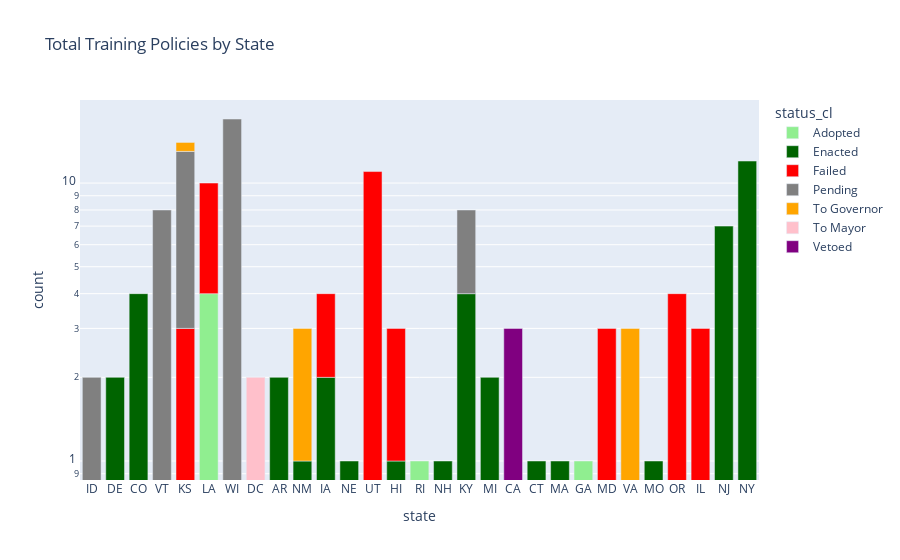
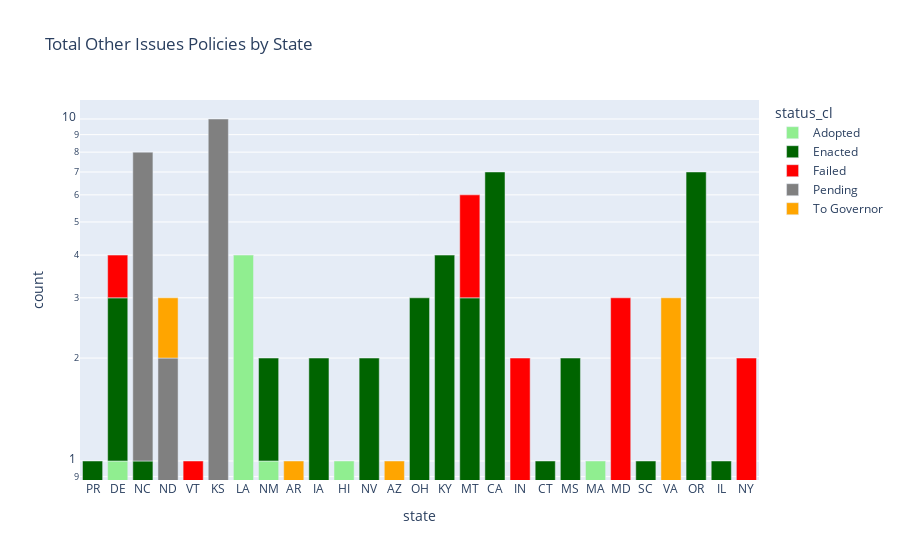
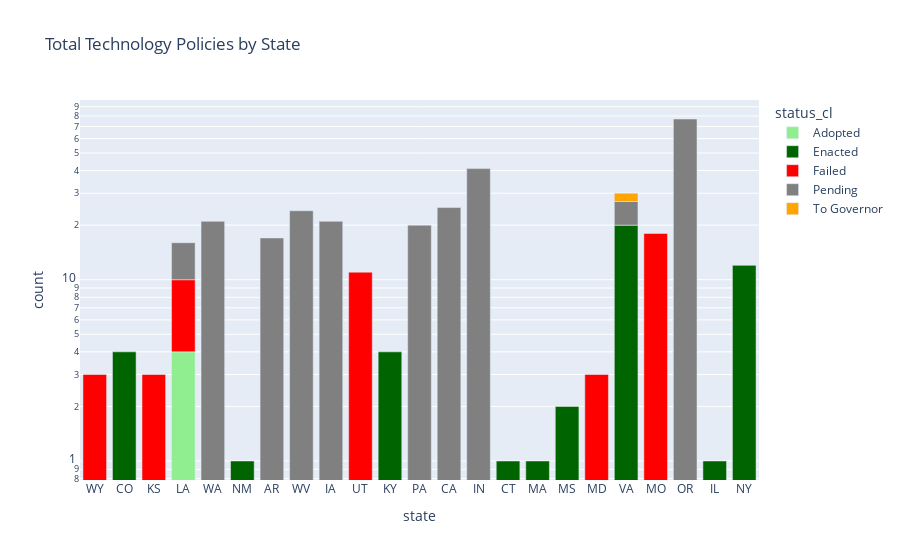
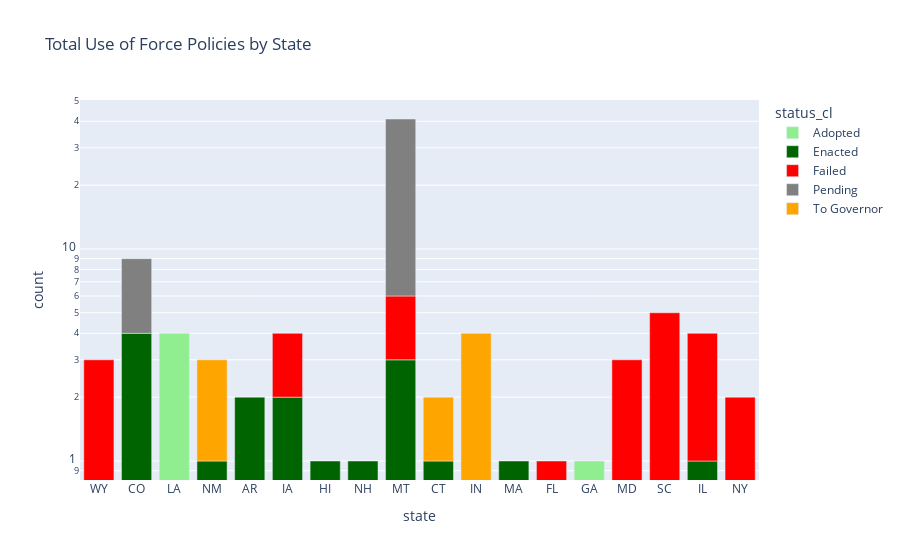

Notebook code for these charts, in order:
### Code cell
for topic in unique_topics:
    fig = px.bar(state_policies_stat[state_policies_stat[topic]==1], x="state", y="count", color="status_cl", title=f"Total {topic} Policies by State", log_y=True, 
                 color_discrete_sequence = ['lightgreen', 'darkgreen', 'red', "grey", "orange", "pink", "purple", "cyan", "lightblue"])
    fig.update_layout(xaxis={'categoryorder':'array', 'categoryarray': state_policies_stat[state_policies_stat[topic]==1].sort_values(["tot_policies"])['state'].values})
    fig.show()

### Figure 1 — Plotly figure (JSON) as saved in the notebook; plotly's stock layout.template omitted (floating-point values rounded to 4 significant figures)
{"data": [{"alignmentgroup": "True", "hovertemplate": "status_cl=Adopted<br>state=%{x}<br>count=%{y}<extra></extra>", "legendgroup": "Adopted", "marker": {"color": "lightgreen"}, "name": "Adopted", "offsetgroup": "Adopted", "orientation": "v", "showlegend": true, "textposition": "auto", "type": "bar", "x": ["GA", "LA", "RI"], "xaxis": "x", "y": [1, 4, 1], "yaxis": "y"}, {"alignmentgroup": "True", "hovertemplate": "status_cl=Enacted<br>state=%{x}<br>count=%{y}<extra></extra>", "legendgroup": "Enacted", "marker": {"color": "darkgreen"}, "name": "Enacted", "offsetgroup": "Enacted", "orientation": "v", "showlegend": true, "textposition": "auto", "type": "bar", "x": ["AR", "CO", "CT", "DE", "HI", "IA", "KY", "MA", "MI", "MO", "NE", "NH", "NJ", "NM", "NY"], "xaxis": "x", "y": [2, 4, 1, 2, 1, 2, 4, 1, 2, 1, 1, 1, 7, 1, 12], "yaxis": "y"}, {"alignmentgroup": "True", "hovertemplate": "status_cl=Failed<br>state=%{x}<br>count=%{y}<extra></extra>", "legendgroup": "Failed", "marker": {"color": "red"}, "name": "Failed", "offsetgroup": "Failed", "orientation": "v", "showlegend": true, "textposition": "auto", "type": "bar", "x": ["HI", "IA", "IL", "KS", "LA", "MD", "OR", "UT"], "xaxis": "x", "y": [2, 2, 3, 3, 6, 3, 4, 11], "yaxis": "y"}, {"alignmentgroup": "True", "hovertemplate": "status_cl=Pending<br>state=%{x}<br>count=%{y}<extra></extra>", "legendgroup": "Pending", "marker": {"color": "grey"}, "name": "Pending", "offsetgroup": "Pending", "orientation": "v", "showlegend": true, "textposition": "auto", "type": "bar", "x": ["ID", "KS", "KY", "VT", "WI"], "xaxis": "x", "y": [2, 10, 4, 8, 17], "yaxis": "y"}, {"alignmentgroup": "True", "hovertemplate": "status_cl=To Governor<br>state=%{x}<br>count=%{y}<extra></extra>", "legendgroup": "To Governor", "marker": {"color": "orange"}, "name": "To Governor", "offsetgroup": "To Governor", "orientation": "v", "showlegend": true, "textposition": "auto", "type": "bar", "x": ["KS", "NM", "VA"], "xaxis": "x", "y": [1, 2, 3], "yaxis": "y"}, {"alignmentgroup": "True", "hovertemplate": "status_cl=To Mayor<br>state=%{x}<br>count=%{y}<extra></extra>", "legendgroup": "To Mayor", "marker": {"color": "pink"}, "name": "To Mayor", "offsetgroup": "To Mayor", "orientation": "v", "showlegend": true, "textposition": "auto", "type": "bar", "x": ["DC"], "xaxis": "x", "y": [2], "yaxis": "y"}, {"alignmentgroup": "True", "hovertemplate": "status_cl=Vetoed<br>state=%{x}<br>count=%{y}<extra></extra>", "legendgroup": "Vetoed", "marker": {"color": "purple"}, "name": "Vetoed", "offsetgroup": "Vetoed", "orientation": "v", "showlegend": true, "textposition": "auto", "type": "bar", "x": ["CA"], "xaxis": "x", "y": [3], "yaxis": "y"}], "layout": {"autosize": true, "barmode": "relative", "legend": {"title": {"text": "status_cl"}, "tracegroupgap": 0}, "title": {"text": "Total Training Policies by State"}, "xaxis": {"anchor": "y", "autorange": true, "categoryarray": ["ID", "DE", "CO", "VT", "KS", "KS", "KS", "LA", "LA", "WI", "DC", "AR", "NM", "NM", "IA", "IA", "NE", "UT", "HI", "HI", "RI", "NH", "KY", "KY", "MI", "CA", "CT", "MA", "GA", "MD", "VA", "MO", "OR", "IL", "NJ", "NY"], "categoryorder": "array", "domain": [0, 1], "range": [-0.5, 28.5], "title": {"text": "state"}, "type": "category"}, "yaxis": {"anchor": "x", "autorange": true, "domain": [0, 1], "range": [-0.06836, 1.299], "title": {"text": "count"}, "type": "log"}}}

### Figure 2 — Plotly figure (JSON) as saved in the notebook; plotly's stock layout.template omitted (floating-point values rounded to 4 significant figures)
{"data": [{"alignmentgroup": "True", "hovertemplate": "status_cl=Adopted<br>state=%{x}<br>count=%{y}<extra></extra>", "legendgroup": "Adopted", "marker": {"color": "lightgreen"}, "name": "Adopted", "offsetgroup": "Adopted", "orientation": "v", "showlegend": true, "textposition": "auto", "type": "bar", "x": ["DE", "HI", "LA", "MA", "NM"], "xaxis": "x", "y": [1, 1, 4, 1, 1], "yaxis": "y"}, {"alignmentgroup": "True", "hovertemplate": "status_cl=Enacted<br>state=%{x}<br>count=%{y}<extra></extra>", "legendgroup": "Enacted", "marker": {"color": "darkgreen"}, "name": "Enacted", "offsetgroup": "Enacted", "orientation": "v", "showlegend": true, "textposition": "auto", "type": "bar", "x": ["CA", "CT", "DE", "IA", "IL", "KY", "MS", "MT", "NC", "NM", "NV", "OH", "OR", "PR", "SC"], "xaxis": "x", "y": [7, 1, 2, 2, 1, 4, 2, 3, 1, 1, 2, 3, 7, 1, 1], "yaxis": "y"}, {"alignmentgroup": "True", "hovertemplate": "status_cl=Failed<br>state=%{x}<br>count=%{y}<extra></extra>", "legendgroup": "Failed", "marker": {"color": "red"}, "name": "Failed", "offsetgroup": "Failed", "orientation": "v", "showlegend": true, "textposition": "auto", "type": "bar", "x": ["DE", "IN", "MD", "MT", "NY", "VT"], "xaxis": "x", "y": [1, 2, 3, 3, 2, 1], "yaxis": "y"}, {"alignmentgroup": "True", "hovertemplate": "status_cl=Pending<br>state=%{x}<br>count=%{y}<extra></extra>", "legendgroup": "Pending", "marker": {"color": "grey"}, "name": "Pending", "offsetgroup": "Pending", "orientation": "v", "showlegend": true, "textposition": "auto", "type": "bar", "x": ["KS", "NC", "ND"], "xaxis": "x", "y": [10, 7, 2], "yaxis": "y"}, {"alignmentgroup": "True", "hovertemplate": "status_cl=To Governor<br>state=%{x}<br>count=%{y}<extra></extra>", "legendgroup": "To Governor", "marker": {"color": "orange"}, "name": "To Governor", "offsetgroup": "To Governor", "orientation": "v", "showlegend": true, "textposition": "auto", "type": "bar", "x": ["AR", "AZ", "ND", "VA"], "xaxis": "x", "y": [1, 1, 1, 3], "yaxis": "y"}], "layout": {"autosize": true, "barmode": "relative", "legend": {"title": {"text": "status_cl"}, "tracegroupgap": 0}, "title": {"text": "Total Other Issues Policies by State"}, "xaxis": {"anchor": "y", "autorange": true, "categoryarray": ["PR", "DE", "DE", "DE", "NC", "NC", "ND", "ND", "VT", "KS", "LA", "NM", "AR", "NM", "IA", "HI", "NV", "AZ", "OH", "KY", "MT", "MT", "CA", "IN", "CT", "MS", "MA", "MD", "SC", "VA", "OR", "IL", "NY"], "categoryorder": "array", "domain": [0, 1], "range": [-0.5, 26.5], "title": {"text": "state"}, "type": "category"}, "yaxis": {"anchor": "x", "autorange": true, "domain": [0, 1], "range": [-0.05556, 1.056], "title": {"text": "count"}, "type": "log"}}}

### Figure 3 — Plotly figure (JSON) as saved in the notebook; plotly's stock layout.template omitted (floating-point values rounded to 4 significant figures)
{"data": [{"alignmentgroup": "True", "hovertemplate": "status_cl=Adopted<br>state=%{x}<br>count=%{y}<extra></extra>", "legendgroup": "Adopted", "marker": {"color": "lightgreen"}, "name": "Adopted", "offsetgroup": "Adopted", "orientation": "v", "showlegend": true, "textposition": "auto", "type": "bar", "x": ["LA"], "xaxis": "x", "y": [4], "yaxis": "y"}, {"alignmentgroup": "True", "hovertemplate": "status_cl=Enacted<br>state=%{x}<br>count=%{y}<extra></extra>", "legendgroup": "Enacted", "marker": {"color": "darkgreen"}, "name": "Enacted", "offsetgroup": "Enacted", "orientation": "v", "showlegend": true, "textposition": "auto", "type": "bar", "x": ["CO", "CT", "IL", "KY", "MA", "MS", "NM", "NY", "VA"], "xaxis": "x", "y": [4, 1, 1, 4, 1, 2, 1, 12, 20], "yaxis": "y"}, {"alignmentgroup": "True", "hovertemplate": "status_cl=Failed<br>state=%{x}<br>count=%{y}<extra></extra>", "legendgroup": "Failed", "marker": {"color": "red"}, "name": "Failed", "offsetgroup": "Failed", "orientation": "v", "showlegend": true, "textposition": "auto", "type": "bar", "x": ["KS", "LA", "MD", "MO", "UT", "WY"], "xaxis": "x", "y": [3, 6, 3, 18, 11, 3], "yaxis": "y"}, {"alignmentgroup": "True", "hovertemplate": "status_cl=Pending<br>state=%{x}<br>count=%{y}<extra></extra>", "legendgroup": "Pending", "marker": {"color": "grey"}, "name": "Pending", "offsetgroup": "Pending", "orientation": "v", "showlegend": true, "textposition": "auto", "type": "bar", "x": ["AR", "CA", "IA", "IN", "LA", "OR", "PA", "VA", "WA", "WV"], "xaxis": "x", "y": [17, 25, 21, 41, 6, 77, 20, 7, 21, 24], "yaxis": "y"}, {"alignmentgroup": "True", "hovertemplate": "status_cl=To Governor<br>state=%{x}<br>count=%{y}<extra></extra>", "legendgroup": "To Governor", "marker": {"color": "orange"}, "name": "To Governor", "offsetgroup": "To Governor", "orientation": "v", "showlegend": true, "textposition": "auto", "type": "bar", "x": ["VA"], "xaxis": "x", "y": [3], "yaxis": "y"}], "layout": {"autosize": true, "barmode": "relative", "legend": {"title": {"text": "status_cl"}, "tracegroupgap": 0}, "title": {"text": "Total Technology Policies by State"}, "xaxis": {"anchor": "y", "autorange": true, "categoryarray": ["WY", "CO", "KS", "LA", "LA", "LA", "WA", "NM", "AR", "WV", "IA", "UT", "KY", "PA", "CA", "IN", "CT", "MA", "MS", "MD", "VA", "VA", "VA", "MO", "OR", "IL", "NY"], "categoryorder": "array", "domain": [0, 1], "range": [-0.5, 22.5], "title": {"text": "state"}, "type": "category"}, "yaxis": {"anchor": "x", "autorange": true, "domain": [0, 1], "range": [-0.1048, 1.991], "title": {"text": "count"}, "type": "log"}}}

### Figure 4 — Plotly figure (JSON) as saved in the notebook; plotly's stock layout.template omitted (floating-point values rounded to 4 significant figures)
{"data": [{"alignmentgroup": "True", "hovertemplate": "status_cl=Adopted<br>state=%{x}<br>count=%{y}<extra></extra>", "legendgroup": "Adopted", "marker": {"color": "lightgreen"}, "name": "Adopted", "offsetgroup": "Adopted", "orientation": "v", "showlegend": true, "textposition": "auto", "type": "bar", "x": ["GA", "LA"], "xaxis": "x", "y": [1, 4], "yaxis": "y"}, {"alignmentgroup": "True", "hovertemplate": "status_cl=Enacted<br>state=%{x}<br>count=%{y}<extra></extra>", "legendgroup": "Enacted", "marker": {"color": "darkgreen"}, "name": "Enacted", "offsetgroup": "Enacted", "orientation": "v", "showlegend": true, "textposition": "auto", "type": "bar", "x": ["AR", "CO", "CT", "HI", "IA", "IL", "MA", "MT", "NH", "NM"], "xaxis": "x", "y": [2, 4, 1, 1, 2, 1, 1, 3, 1, 1], "yaxis": "y"}, {"alignmentgroup": "True", "hovertemplate": "status_cl=Failed<br>state=%{x}<br>count=%{y}<extra></extra>", "legendgroup": "Failed", "marker": {"color": "red"}, "name": "Failed", "offsetgroup": "Failed", "orientation": "v", "showlegend": true, "textposition": "auto", "type": "bar", "x": ["FL", "IA", "IL", "MD", "MT", "NY", "SC", "WY"], "xaxis": "x", "y": [1, 2, 3, 3, 3, 2, 5, 3], "yaxis": "y"}, {"alignmentgroup": "True", "hovertemplate": "status_cl=Pending<br>state=%{x}<br>count=%{y}<extra></extra>", "legendgroup": "Pending", "marker": {"color": "grey"}, "name": "Pending", "offsetgroup": "Pending", "orientation": "v", "showlegend": true, "textposition": "auto", "type": "bar", "x": ["CO", "MT"], "xaxis": "x", "y": [5, 35], "yaxis": "y"}, {"alignmentgroup": "True", "hovertemplate": "status_cl=To Governor<br>state=%{x}<br>count=%{y}<extra></extra>", "legendgroup": "To Governor", "marker": {"color": "orange"}, "name": "To Governor", "offsetgroup": "To Governor", "orientation": "v", "showlegend": true, "textposition": "auto", "type": "bar", "x": ["CT", "IN", "NM"], "xaxis": "x", "y": [1, 4, 2], "yaxis": "y"}], "layout": {"autosize": true, "barmode": "relative", "legend": {"title": {"text": "status_cl"}, "tracegroupgap": 0}, "title": {"text": "Total Use of Force Policies by State"}, "xaxis": {"anchor": "y", "autorange": true, "categoryarray": ["WY", "CO", "CO", "LA", "NM", "NM", "AR", "IA", "IA", "HI", "NH", "MT", "MT", "MT", "CT", "CT", "IN", "MA", "FL", "GA", "MD", "SC", "IL", "IL", "NY"], "categoryorder": "array", "domain": [0, 1], "range": [-0.5, 17.5], "title": {"text": "state"}, "type": "category"}, "yaxis": {"anchor": "x", "autorange": true, "domain": [0, 1], "range": [-0.0896, 1.702], "title": {"text": "count"}, "type": "log"}}}
